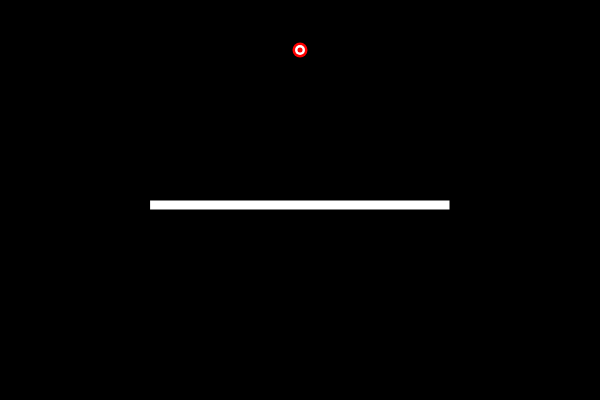
Frame 1 (no input)
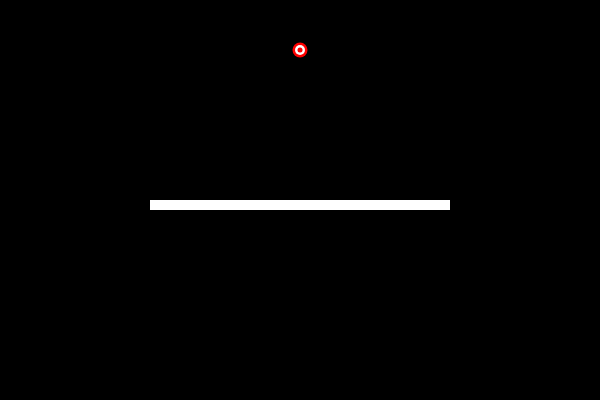
Frame 60 (no input)
Frame 120 (the mouse pressed at the canvas centre since frame 60): identical to frame 60, image omitted

The p5.js sketch that drew these frames (run headless with seeded random() and noise() and a simulated clock; from frame 60 on, the mouse is pressed at the canvas centre):

// p5.js sketch
// ── sketch.js
// Sketch.js, the control file for the New Rocket project, owner Sam Whelan
// This file shall have the setup and draw functions, and all global variables
// It should call a population of species, initialise them, and run them
// Version 1.0

var target; //init the target
var count = 0;

//obstacle coords
var rx;
var ry;
var rh;
var rw;


function setup(){
  createCanvas(600,400);
  target = createVector(width/2,50); //give the target some coords


  //init the obstacle
  rx = width/4;
  ry = (2.5*height)/5;
  rh = 10;
  rw = width/2;
}


function draw(){
  background(0);

  //draw an obstacle
  fill(255);
  rect(rx,ry,rw,rh);


  //draw the target;
  noStroke();
  fill(255,0,0);
  ellipse(target.x,target.y,15,15);
  fill(255,255,255);
  ellipse(target.x,target.y,10,10);
  fill(255,0,0);
  ellipse(target.x,target.y,5,5);
}

// ── dna.js
// dna.js, the constructor function for each rocket's dna
// Owned by Sam Whelan, version 1.0

function DNA(){


} // end of DNA function

// ── evolve.js
function Population() {
  this.rockets = [];
  this.popsize = 25;
  this.matingpool = [];

  for (var i = 0; i < this.popsize; i++) {
    this.rockets[i] = new Rocket();
  }

  this.evaluate = function() {

    var maxfit = 0;
    for (var i = 0; i < this.popsize; i++) {
      this.rockets[i].calcFit();
      if (this.rockets[i].fitness > maxfit) {
        maxfit = this.rockets[i].fitness;
      }
    }

    for (var i = 0; i < this.popsize; i++) {
      this.rockets[i].fitness /= maxfit;
    }

    this.matingpool = [];
    for (var i = 0; i < this.popsize; i++) {
      var n = this.rockets[i].fitness * 100;
      for (var j = 0; j < n; j++) {
        this.matingpool.push(this.rockets[i]);
      }
    }
  }

  this.selection = function() {
    var newRockets = [];
    for (var i = 0; i < this.rockets.length; i++) {
      var parentA = random(this.matingpool).dna;
      var parentB = random(this.matingpool).dna;
      var child = parentA.crossover(parentB);
      child.mutation();
      newRockets[i] = new Rocket(child);
    }
    this.rockets = newRockets;
  }

  this.run = function() {
    for (var i = 0; i < this.popsize; i++) {
      this.rockets[i].update();
      this.rockets[i].show();
    }
  }
}

// ── population.js
// population.js, the constructor function calling a population of x species
// Owned by Sam Whelan, version 1.0

// ── rocket.js
// rocket.js, the file with the constructor function for each rocket.
// Owned by Sam Whelan, version 1.0

function Rocket(dna){
  //init rocket
  this.pos = createVector(width/2, height);
  this.vel = createVector();
  this.acc = createVector();
  this.fitness = 0; //going to track the fitness each frame
  this.closestApproach = 90000; //init with high value, low is better
  this.time2target;
  this.hitTarget = false;
  this.wallCrashed = false;
  this.obsCrashed = false;
  if (dna){
    this.dna = dna;
  } else {
    this.dna = new DNA();
  }


  //now create the physics engine for the rocket;
  this.applyForce = function(force){
    this.acc.add(force);
  } // end of force function

  //now create the fitness algorithm for the rocket (commenting esp important)
  this.calcFitness = function(){
    //get the distance (d) to the target
    var d = dist(this.pos.x, this.pos.y, target.x, target.y);
    // give high fitness to closer rockets
    this.fitness = map(d, 0, width, width, 0);

    //now adjust the fitness according to certain conditions
    if (this.hitTarget){
      this.fitness *= 5000;
      this.fitness *= floor(lifespan/this.time2target);
    }

    if (this.obsCrashed){
      this.fitness /= 25;
    }

    if (this.wallCrashed){
      this.fitness /= 5;
      this.fitness.add(200/this.closestApproach);
    }
  } // end of fitness function

  this.isCrashed = function(){
    if (this.pos.x > rx && this.pos.x < rx + rw && this.pos.y > ry && this.pos.y < ry + rh){
      this.obsCrashed = true;
    }

    if (this.pos.x > width || this.pos.x < 0 || this.pos.y < 0 ){
      this.wallCrashed = true;
    }

  } //end of isCrashed function

  this.update = function(){
    //update the positions of the rocket, and all of its tracked variables

    //get the distance to the target, if it's closer than the current closest,
    //push it to the closestApproach variable
    var d = dist(this.pos.x, this.pos.y, target.x, target.y);
    if (d < this.closestApproach){
      this.closestApproach = d;
    }
    this.isCrashed(); //check if the rocket has crashed
    this.calcFitness(); // update the rocket's fitness

    //if the rocket is close to the target, count it as a hit, update its status
    //note the time it took to get there, and shift it to be exactly in the centre.
    if (d < 10){
      if (this.completed == false){
        this.completed = true;
        this.time2target = count;
        this.pos = target.copy();
      }
    }

    this.applyForce(this.dna.genes[count]) //get the next vector from the DNA

    //only actually move the rocket if it hasn't crashed or hit the target
    if (!this.completed && !this.crashed && !this.wallCrashed){
      this.vel.add(this.acc);
      this.pos.add(this.vel);
      this.acc.mult(0);
    }
  } // end of update function

  this.show = function(){
    push();
    translate(this.pos.x,this.pos.y);
    rotate(this.vel.heading()+PI/2); //the rocket should point in the direction of travel
    noStroke();
    triangle(0,0,-5,15,5,15);
    pop();
  } // end of show function




}// end of rocket function

// ── rocket_object.js
function Rocket(dna){
  this.pos = createVector(width/2,height);
  this.vel = createVector();
  this.acc = createVector();
  if (dna){
    this.dna = dna;
  }
  else{
    this.dna = new DNA();
  }
  this.fitness = 0;

  this.applyForce = function(force) {
    this.acc.add(force);
  }

  this.update = function(){
    this.applyForce(this.dna.genes[count]);

    this.vel.add(this.acc);
    this.pos.add(this.vel);
    this.acc.mult(0);
  }

  this.show = function(){
    push();
    noStroke();
    fill(255,127);
    translate(this.pos.x,this.pos.y);
    rotate(this.vel.heading());
    rectMode(CENTER);
    rect(0,0,25,7);
    pop();
  }

  this.calcFit = function(){
    var d = dist(this.pos.x, this.pos.y, target.x, target.y);
    this.fitness = map(d, 0, width, width, 0);
  }
}


function DNA(genes){
  if (genes){
    this.genes = genes;
  }
  else{
    this.genes = [];
    for (var i = 0; i < lifespan; i++){
      this.genes[i] = p5.Vector.random2D();
      this.genes[i].setMag(0.1);
    }
  }

  this.crossover = function(partner){
    var newgenes = [];
    var mid = floor(random(this.genes.length));
    for (var i = 0; this.genes.length; i++){
      if (i > mid){
        newgenes[i] = this.genes[i];
      }
      else {
        newgenes[i] = partner.genes[i];
      }
    }
    return new DNA(newgenes);
  }
}

// ── rockets.html
<html>
<head><title>Rockets Script</title></head>
<body>
  <script src="rocket.js"></script>
  <script src="rocket_object.js"></script>
  <script src="evolve.js"></script>
  <script src="/Users/samwhelan/Documents/Coding/p5/P5.js"></script>
  <script src="/Users/samwhelan/Documents/Coding/p5/addons/P5.dom.js"></script>
</body>
</html>

// ── species.js
// species.js, the constructor function calling a population of x rockets
// Owned by Sam Whelan, version 1.0
